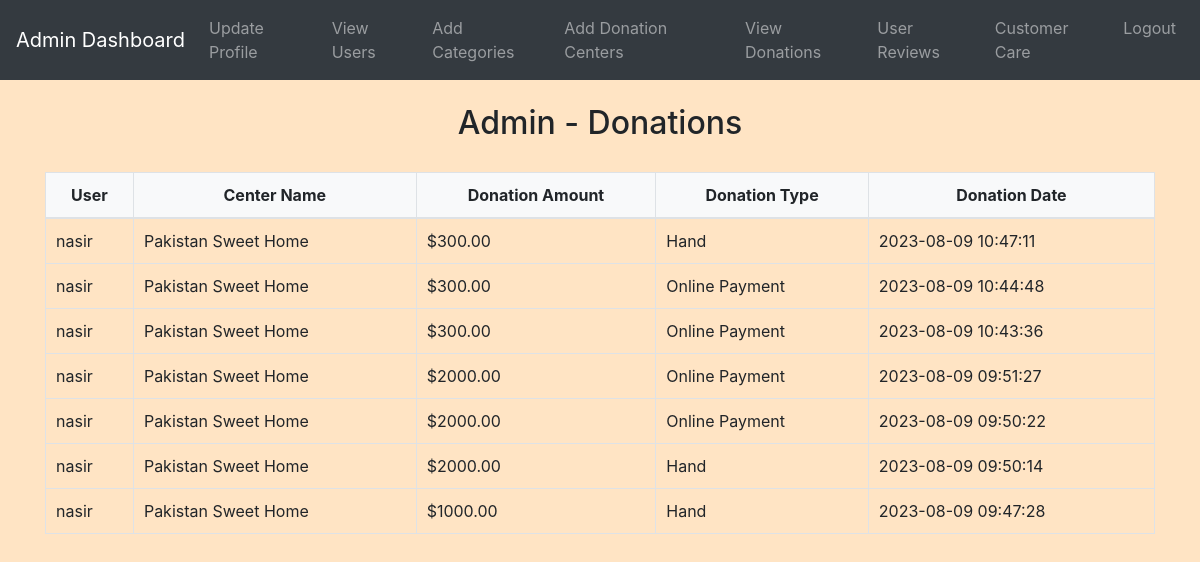
The app's page /admin/admin_donations.php (signed in) with its own data.
### tables this page shows
CREATE TABLE `donations` (
  `Donation_ID` int(11) NOT NULL,
  `User_ID` int(11) DEFAULT NULL,
  `Center_ID` int(11) DEFAULT NULL,
  `Donation_Amount` decimal(10,2) DEFAULT NULL,
  `Donation_Type` varchar(20) DEFAULT NULL,
  `Donation_Date` datetime DEFAULT NULL
);

CREATE TABLE `users` (
  `id` int(11) NOT NULL,
  `username` varchar(50) NOT NULL,
  `password` varchar(255) NOT NULL,
  `email` varchar(100) NOT NULL,
  `phone` varchar(20) NOT NULL,
  `age` int(11) DEFAULT NULL
);

CREATE TABLE `donation_centers` (
  `Center_ID` int(11) NOT NULL,
  `Name` varchar(255) NOT NULL,
  `Category_ID` int(11) NOT NULL,
  `Location` varchar(255) NOT NULL,
  `Contact_Number` varchar(20) NOT NULL,
  `Description` text NOT NULL,
  `Picture` varchar(255) DEFAULT NULL
);

### admin/admin_donations.php (the view, shortened to what this page needs)
<?php
include('config.php');
$donation_history = [];
$sql_donations = "SELECT u.username, dc.Name AS center_name, d.Donation_Amount, d.Donation_Type, d.Donation_Date
                  FROM Donations d
                  JOIN users u ON d.User_ID = u.id
                  JOIN Donation_Centers dc ON d.Center_ID = dc.Center_ID
                  ORDER BY d.Donation_Date DESC";
$result_donations = $conn->query($sql_donations);
if ($result_donations->num_rows > 0) {
    while ($row = $result_donations->fetch_assoc()) {
        $donation_history[] = $row;
    }
}
?>
<!DOCTYPE html>
<html>
<head>
    <link rel="stylesheet" href="https://maxcdn.bootstrapcdn.com/bootstrap/4.5.2/css/bootstrap.min.css">
<link rel="stylesheet" href="../css/style.css">
</head>
<body>
    <?php include('admin_navbar.php'); ?>
    <div class="container">
        <h2 class="mt-4">Admin - Donations</h2>
        <table class="table table-bordered">
            <thead>
                <tr>
                    <th>User</th>
                    <th>Center Name</th>
                    <th>Donation Amount</th>
                    <th>Donation Type</th>
                    <th>Donation Date</th>
                </tr>
            </thead>
            <tbody>
                <?php foreach ($donation_history as $donation): ?>
                <tr>
                    <td><?php echo $donation['username']; ?></td>
                    <td><?php echo $donation['center_name']; ?></td>
                    <td>$<?php echo $donation['Donation_Amount']; ?></td>
                    <td><?php echo $donation['Donation_Type']; ?></td>
                    <td><?php echo $donation['Donation_Date']; ?></td>
                </tr>
                <?php endforeach; ?>
            </tbody>
        </table>
    </div>
</body>
</html>

### css/style.css (style rules this page uses)
body { background-color: bisque; }
h1, h2, h3, h4 { text-align: center; margin-top: 30px; margin-bottom: 30px; }
.table { width: 100%; border-collapse: collapse; margin-top: 20px; }
.table th, .table td { padding: 10px; border: 1px solid #dee2e6; }
.table thead th { background-color: #f8f9fa; font-weight: bold; text-align: center; }
.table tbody td { vertical-align: middle; }

### records on screen
donations: User_ID.username "nasir", Center_ID.Name "Pakistan Sweet Home", Donation_Amount "300.00", Donation_Type "Hand", Donation_Date "2023-08-09 10:47:11"
donations: User_ID.username "nasir", Center_ID.Name "Pakistan Sweet Home", Donation_Amount "300.00", Donation_Type "Online Payment", Donation_Date "2023-08-09 10:44:48"
donations: User_ID.username "nasir", Center_ID.Name "Pakistan Sweet Home", Donation_Amount "300.00", Donation_Type "Online Payment", Donation_Date "2023-08-09 10:43:36"
donations: User_ID.username "nasir", Center_ID.Name "Pakistan Sweet Home", Donation_Amount "2000.00", Donation_Type "Online Payment", Donation_Date "2023-08-09 09:51:27"
donations: User_ID.username "nasir", Center_ID.Name "Pakistan Sweet Home", Donation_Amount "2000.00", Donation_Type "Online Payment", Donation_Date "2023-08-09 09:50:22"
donations: User_ID.username "nasir", Center_ID.Name "Pakistan Sweet Home", Donation_Amount "2000.00", Donation_Type "Hand", Donation_Date "2023-08-09 09:50:14"
donations: User_ID.username "nasir", Center_ID.Name "Pakistan Sweet Home", Donation_Amount "1000.00", Donation_Type "Hand", Donation_Date "2023-08-09 09:47:28"
